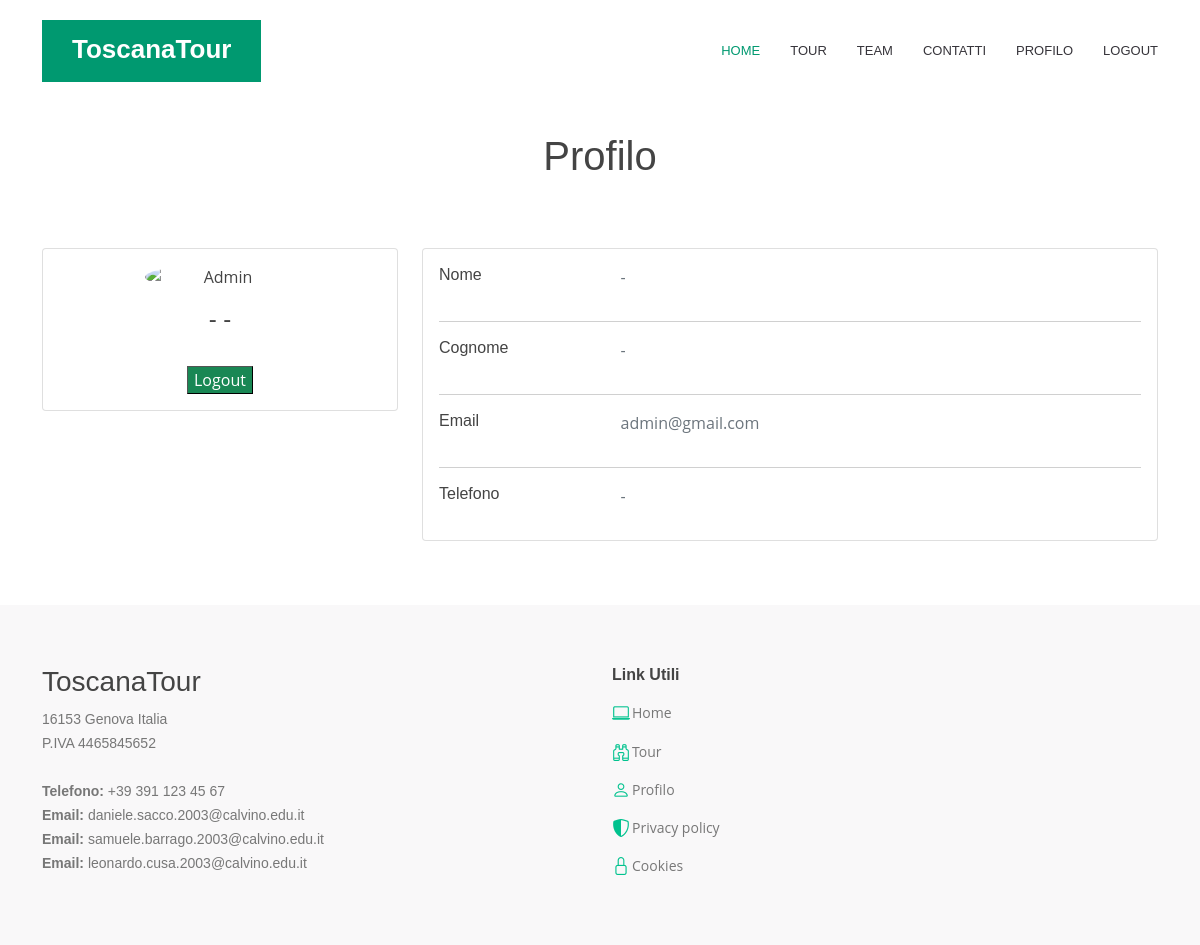
The page /profilo.php (signed in) on the database its author committed.
### tables this page shows
CREATE TABLE Utente(
id int AUTO_INCREMENT PRIMARY KEY,
nome varchar(255) NOT NULL,
cognome varchar(255) NOT NULL,
tel char(10) UNIQUE NOT NULL,
email varchar(255) UNIQUE NOT NULL,
password varchar(255) NOT NULL
);

### profilo.php (the view, shortened to what this page needs)
<?php
    require_once ('data.php');
    $sql = "SELECT * FROM Utente where email= '".$_SESSION['email']."'";
    $resultset = mysqli_query($conn, $sql) or die("database error:". mysqli_error($conn));
    if(mysqli_num_rows($resultset) > 0)
        {
            $row = mysqli_fetch_array($resultset);
        }
?>
<!DOCTYPE html>
<head>
</head>
<body>
  <?php include "includes/header.php"; ?>
<br><br><br>
  <section class="d-flex align-items-center">
    <div class="container text-center position-relative" data-aos="fade-in" data-aos-delay="200">
      <h1>Profilo</h1>
    </div>
  </section>
  <main id="main">
<div class="container">
    <div class="main-body">
          <div class="row gutters-sm">
            <div class="col-md-4 mb-3">
              <div class="card">
                <div class="card-body">
                  <div class="d-flex flex-column align-items-center text-center">
                    <img src="https://termoidraulicabassini.it/wp-content/uploads/2015/12/utente.png" alt="Admin" class="rounded-circle" width="150">
                    <div class="mt-3">
                      <h4><?php echo $row['nome'] . " " . $row['cognome'];?></h4><br>
                      <div class="row">
                        <div class="col-sm-12">
                          <button type="button" style="background-color: #198754; color: white; border-width: thin" href="logout.php">Logout</button>
                        </div>
                      </div>
                    </div>
                  </div>
                </div>
              </div>
            </div>
            <div class="col-md-8">
              <div class="card mb-3">
                <div class="card-body">
                  <div class="row">
                    <div class="col-sm-3">
                      <h6 class="mb-0">Nome</h6>
                    </div>
                    <div class="col-sm-9 text-secondary">
                      <p><?php echo $row['nome']; ?></p>
                    </div>
                  </div>
                  <hr>
                  <div class="row">
                    <div class="col-sm-3">
                      <h6 class="mb-0">Cognome</h6>
                    </div>
                    <div class="col-sm-9 text-secondary">
                    <p><?php echo $row['cognome']; ?></p>
                    </div>
                  </div>
                  <hr>
                  <div class="row">
                    <div class="col-sm-3">
                      <h6 class="mb-0">Email</h6>
                    </div>
                    <div class="col-sm-9 text-secondary">
                    <p><?php echo $row['email']; ?></p>
                    </div>
                  </div>
                  <hr>
                  <div class="row">
                    <div class="col-sm-3">
                      <h6 class="mb-0">Telefono</h6>
                    </div>
                    <div class="col-sm-9 text-secondary">
                    <p><?php echo $row['tel']; ?></p>
                    </div>
                  </div>
                </div>
              </div>
            </div>
          </div>
        </div>
    </div>
    </main>
    <br><br>
  <?php include "includes/footer.php";?>
</body>
</html>

### css/style.css (style rules this page uses)
body { font-family: "Open Sans", sans-serif; color: #444444; }
h1, h2, h3, h4, h5, h6 { font-family: "Raleway", sans-serif; }
section { padding: 60px 0; overflow: hidden; }

### rows shown on the page
utente: nome "-", cognome "-", email "admin@gmail.com", tel "-"
